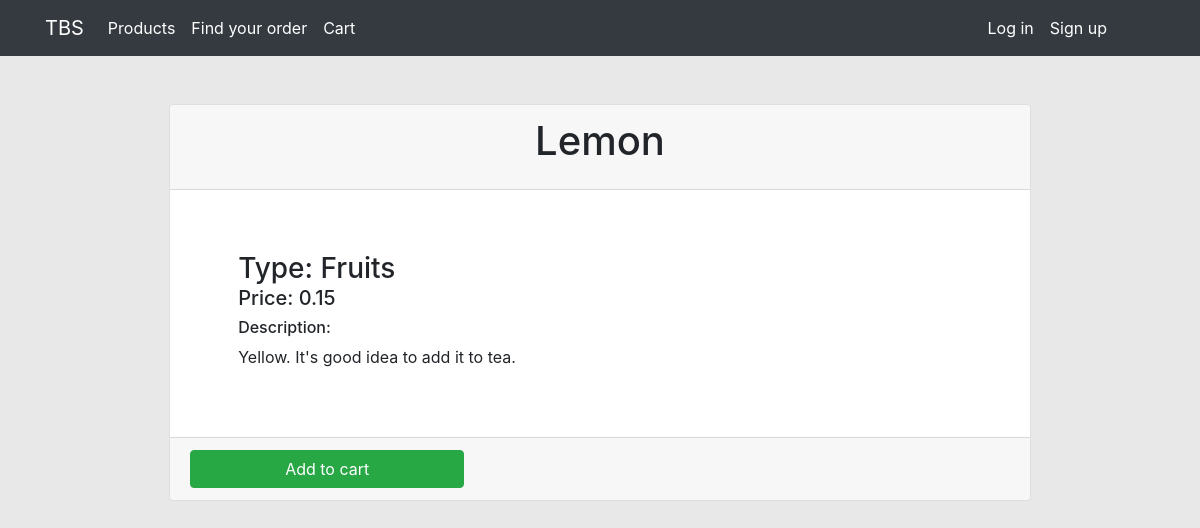
The page /product/6/ on the database its author committed.
### store/models.py (models this page shows, shortened)
class Product(models.Model):
    name = models.CharField(max_length=50)
    description = models.TextField(max_length=400)
    category = models.CharField(max_length=20)
    price = models.DecimalField(max_digits=5, decimal_places=2)
    orders = models.ManyToManyField(
        'transactions.Order',
        through='transactions.Ordered'
    )

### store/views.py (the view)
# urls.py: path("product/<int:product_id>/", views.product_details, name='details'),
def product_details(request, product_id):
    try:
        product = Product.objects.get(id=product_id)
    except Product.DoesNotExist:
        return HttpResponse(status=304)
    context = {
        'product': product
    }
    return render(request, 'store/details.html', context)

### store/templates/store/details.html (shortened to what this page needs)
{% extends 'base.html' %}
{% load static %}
{% block content %}
<div class="col-10 m-auto">
    <div class="mt-5">
        <div class="card">
            <div class="card-header">
                <h1 class="card-title text-center">{{product.name}}</h1>
            </div>
            <div class="card-body m-5">
                <h3 class="card-subtitle">Type: {{product.category}}</h4>
                <h5 class="card-text">Price: {{product.price}}</h6>
                <h6>Description:</h6>
                <div class="card-text">{{product.description}}</div>
            </div>
            <div class="card-footer">
                <input class="btn btn-success" value="Add to cart" onclick="add_one({{product.id}}, 1)" />
            </div>
        </div>
    </div>
</div>
{% endblock content %}

### rows shown on the page
Product: name "Lemon", category "Fruits", price "0.15", description "Yellow. It's good idea to add it to tea."
